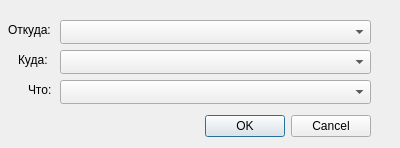
<?xml version="1.0" encoding="UTF-8"?>
<ui version="4.0">
 <class>Dialog</class>
 <widget class="QDialog" name="Dialog">
  <property name="geometry">
   <rect>
    <x>0</x>
    <y>0</y>
    <width>400</width>
    <height>148</height>
   </rect>
  </property>
  <property name="windowTitle">
   <string>Передать вещь</string>
  </property>
  <widget class="QDialogButtonBox" name="buttonBox">
   <property name="geometry">
    <rect>
     <x>10</x>
     <y>110</y>
     <width>361</width>
     <height>32</height>
    </rect>
   </property>
   <property name="orientation">
    <enum>Qt::Orientation::Horizontal</enum>
   </property>
   <property name="standardButtons">
    <set>QDialogButtonBox::StandardButton::Cancel|QDialogButtonBox::StandardButton::Ok</set>
   </property>
  </widget>
  <widget class="QComboBox" name="comboBox">
   <property name="geometry">
    <rect>
     <x>60</x>
     <y>20</y>
     <width>311</width>
     <height>24</height>
    </rect>
   </property>
  </widget>
  <widget class="QComboBox" name="comboBox_2">
   <property name="geometry">
    <rect>
     <x>60</x>
     <y>50</y>
     <width>311</width>
     <height>24</height>
    </rect>
   </property>
  </widget>
  <widget class="QLabel" name="label">
   <property name="geometry">
    <rect>
     <x>8</x>
     <y>20</y>
     <width>51</width>
     <height>20</height>
    </rect>
   </property>
   <property name="text">
    <string>Откуда:</string>
   </property>
  </widget>
  <widget class="QLabel" name="label_2">
   <property name="geometry">
    <rect>
     <x>18</x>
     <y>50</y>
     <width>41</width>
     <height>20</height>
    </rect>
   </property>
   <property name="text">
    <string>Куда:</string>
   </property>
  </widget>
  <widget class="QComboBox" name="comboBox_3">
   <property name="geometry">
    <rect>
     <x>60</x>
     <y>80</y>
     <width>311</width>
     <height>24</height>
    </rect>
   </property>
  </widget>
  <widget class="QLabel" name="label_3">
   <property name="geometry">
    <rect>
     <x>28</x>
     <y>80</y>
     <width>31</width>
     <height>20</height>
    </rect>
   </property>
   <property name="text">
    <string>Что:</string>
   </property>
  </widget>
 </widget>
 <resources/>
 <connections>
  <connection>
   <sender>buttonBox</sender>
   <signal>accepted()</signal>
   <receiver>Dialog</receiver>
   <slot>accept()</slot>
   <hints>
    <hint type="sourcelabel">
     <x>248</x>
     <y>254</y>
    </hint>
    <hint type="destinationlabel">
     <x>157</x>
     <y>274</y>
    </hint>
   </hints>
  </connection>
  <connection>
   <sender>buttonBox</sender>
   <signal>rejected()</signal>
   <receiver>Dialog</receiver>
   <slot>reject()</slot>
   <hints>
    <hint type="sourcelabel">
     <x>316</x>
     <y>260</y>
    </hint>
    <hint type="destinationlabel">
     <x>286</x>
     <y>274</y>
    </hint>
   </hints>
  </connection>
 </connections>
</ui>
